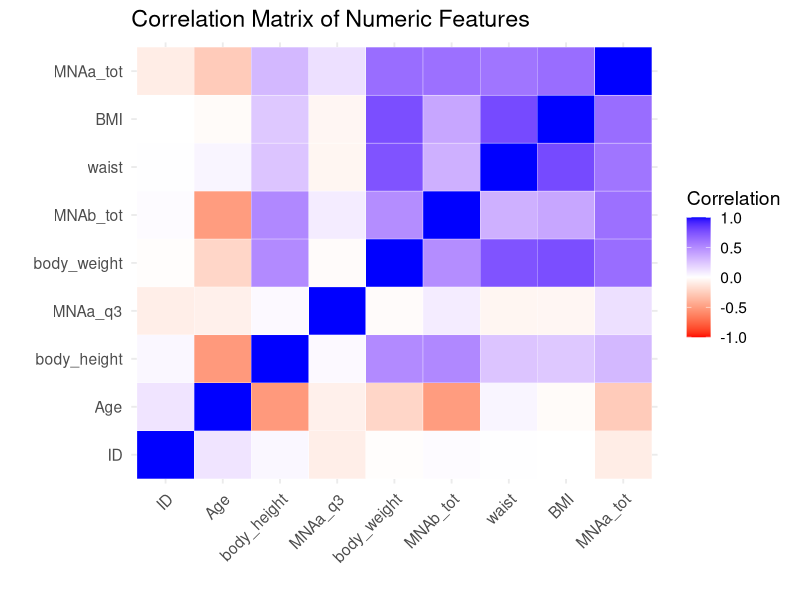
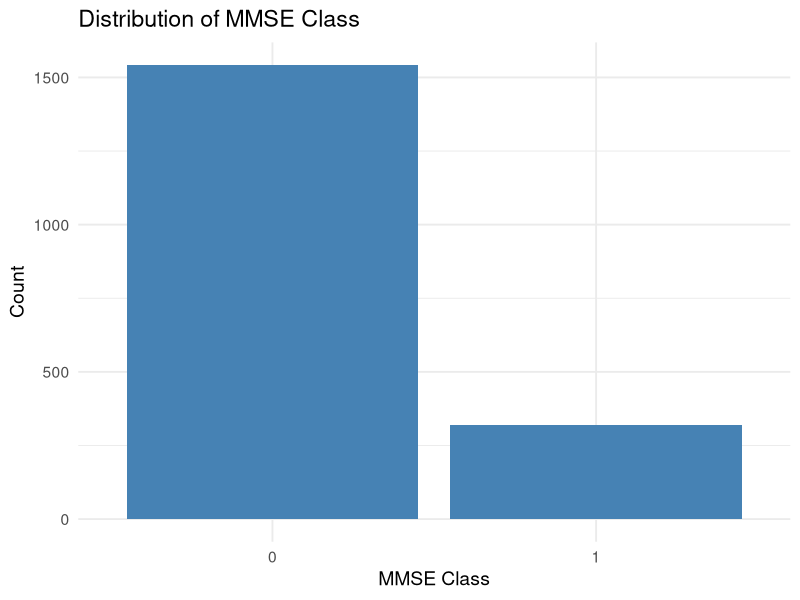
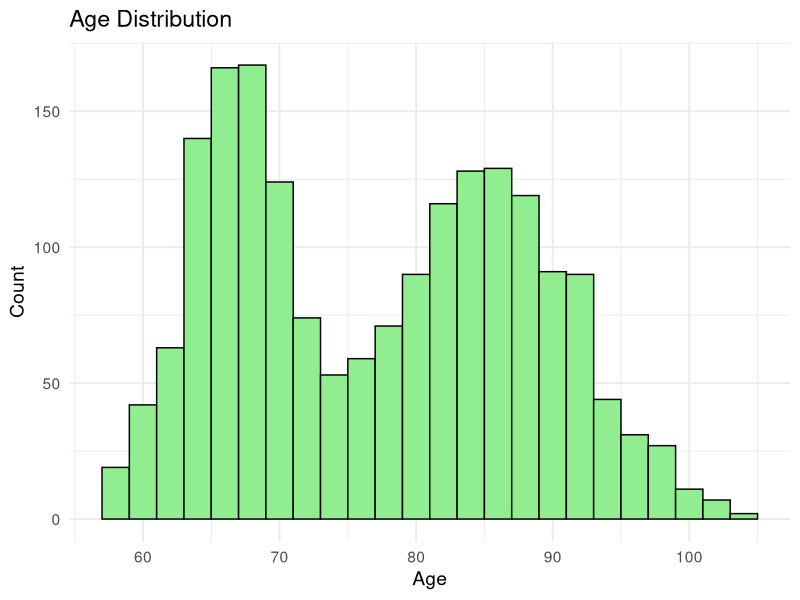
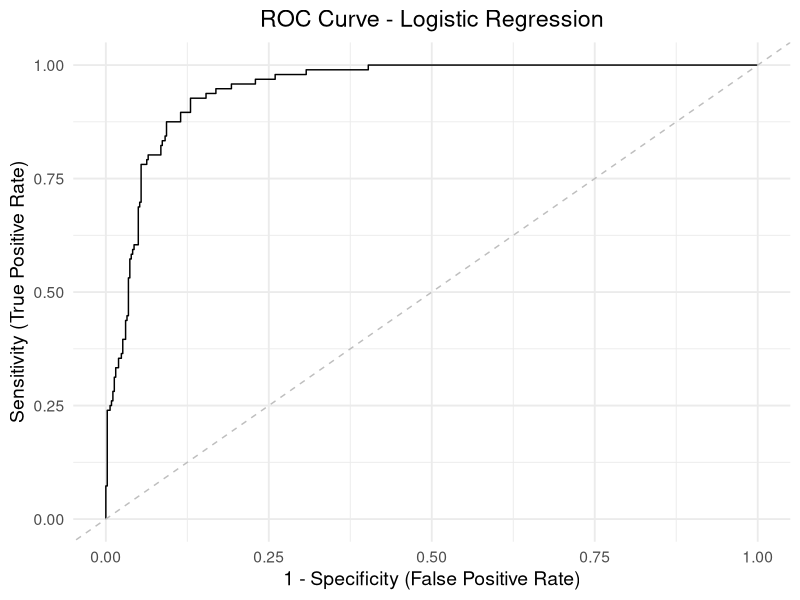

The R script that drew these images, in order:
# ICT583 Assignment 2 - Data Science Application Project
# Dementia Risk Analysis
# Author: Kabita Joshi

# Load necessary libraries
library(tidyverse)
library(caret)
library(randomForest)
library(pROC)
library(ggplot2)
library(readxl)
library(RColorBrewer)
library(reshape2)

# Set random seed
set.seed(12)


# 1. Load Dataset
data <- read_excel("dementia.xlsx")

# View structure
str(data)
colnames(data)

# 2. Data Preprocessing
colSums(is.na(data))  # Check missing values
data_clean <- na.omit(data)  # Remove rows with missing values

# Convert categorical variables
data_clean$Education_ID <- as.factor(data_clean$Education_ID)
data_clean$Mobility <- as.factor(data_clean$Mobility)
data_clean$Hyperlipidaemia <- as.factor(data_clean$Hyperlipidaemia)
data_clean$MMSE_class <- as.factor(data_clean$MMSE_class)

# 3. Exploratory Data Analysis (EDA)
summary(data_clean)

# --- Enhanced Correlation Matrix using ggplot2 ---
numeric_vars <- data_clean %>% select(where(is.numeric))
corr_matrix <- cor(numeric_vars)
melted_corr <- melt(corr_matrix)

ggplot(melted_corr, aes(x = Var1, y = Var2, fill = value)) +
  geom_tile(color = "white") +
  scale_fill_gradient2(low = "red", high = "blue", mid = "white", midpoint = 0,
                       limit = c(-1, 1), space = "Lab", name = "Correlation") +
  theme_minimal(base_size = 14) +
  theme(axis.text.x = element_text(angle = 45, vjust = 1, hjust = 1)) +
  labs(title = "Correlation Matrix of Numeric Features", x = "", y = "")

# MMSE_class distribution
ggplot(data_clean, aes(x = MMSE_class)) +
  geom_bar(fill = "steelblue") +
  labs(title = "Distribution of MMSE Class", x = "MMSE Class", y = "Count") +
  theme_minimal(base_size = 14)

# Age distribution
ggplot(data_clean, aes(x = Age)) +
  geom_histogram(binwidth = 2, fill = "lightgreen", color = "black") +
  labs(title = "Age Distribution", x = "Age", y = "Count") +
  theme_minimal(base_size = 14)

# 4. Data Splitting
trainIndex <- createDataPartition(data_clean$MMSE_class, p = 0.7, list = FALSE)
train_data <- data_clean[trainIndex, ]
test_data <- data_clean[-trainIndex, ]

# 5. Prediction Models

## Logistic Regression
log_model <- glm(MMSE_class ~ ., data = train_data, family = binomial)
log_pred_prob <- predict(log_model, test_data, type = "response")
log_pred <- ifelse(log_pred_prob > 0.5, "1", "0") %>% as.factor()

# Evaluation for Logistic Regression
log_cm <- confusionMatrix(log_pred, test_data$MMSE_class, positive = "1")
log_precision <- posPredValue(log_pred, test_data$MMSE_class, positive = "1")
log_recall <- sensitivity(log_pred, test_data$MMSE_class, positive = "1")
log_f1 <- 2 * log_precision * log_recall / (log_precision + log_recall)
log_roc <- roc(test_data$MMSE_class, log_pred_prob)



# 6. ROC Curves (Corrected: x = 1 - Specificity)

## ROC for Logistic Regression
ggroc(log_roc, legacy.axes = TRUE) +
  geom_abline(linetype = "dashed", color = "gray") +
  labs(title = "ROC Curve - Logistic Regression",
       x = "1 - Specificity (False Positive Rate)",
       y = "Sensitivity (True Positive Rate)") +
  xlim(0, 1) + ylim(0, 1) +
  theme_minimal(base_size = 14) +
  theme(plot.title = element_text(hjust = 0.5))




# 7. Performance Summary Table
results <- data.frame(
  Model = c("Logistic Regression"),
  Accuracy = c(log_cm$overall["Accuracy"]),
  Precision = c(log_precision),
  Recall = c(log_recall),
  F1_Score = c(log_f1),
  AUC = c(auc(log_roc))
)

print(results)
